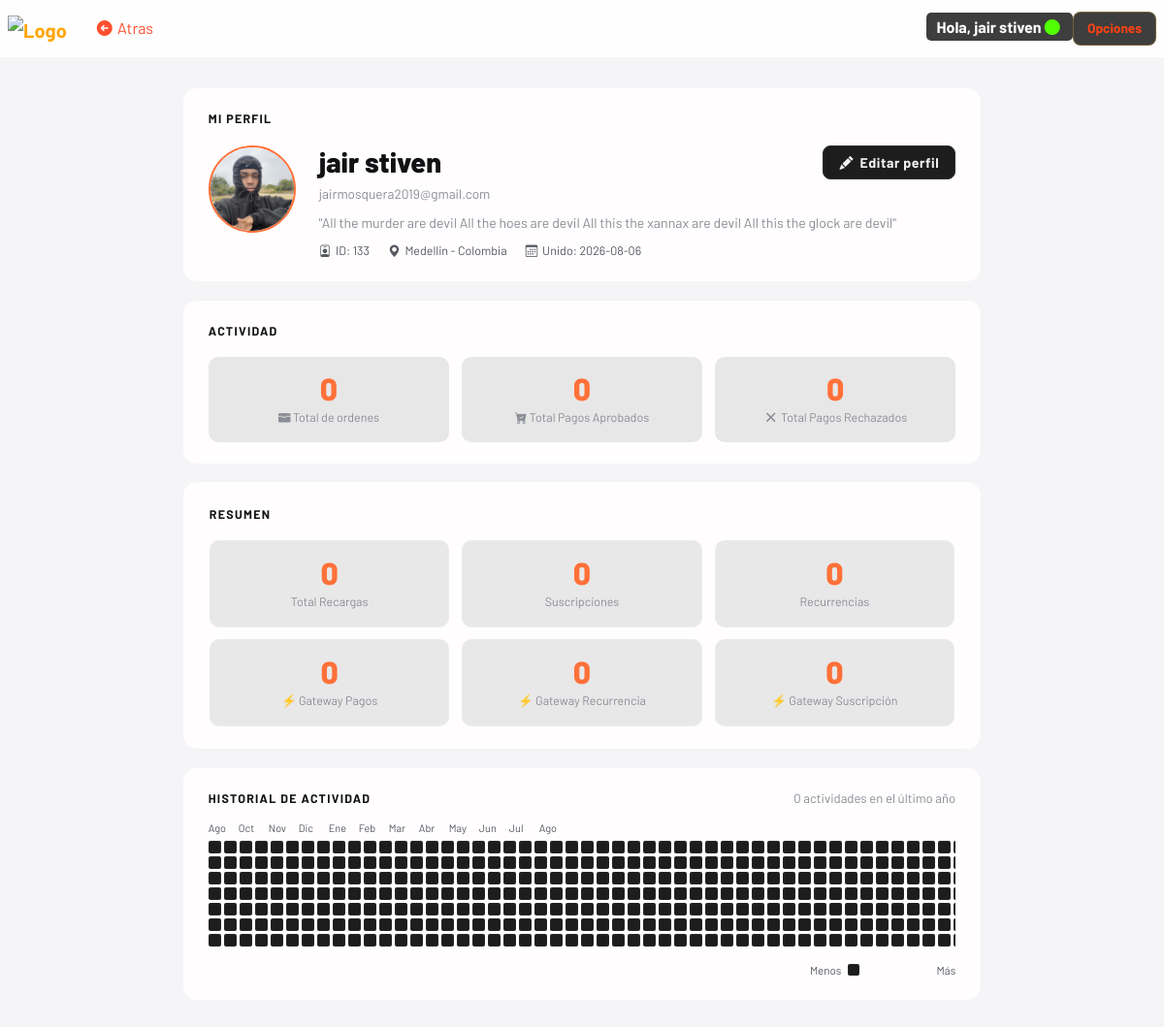
The page /views/profile/index.php (signed in) on the database its author committed.
### tables this page shows
CREATE TABLE `users` (
  `id` int(11) NOT NULL,
  `nombre` varchar(120) NOT NULL,
  `correo` varchar(255) NOT NULL,
  `usuario` varchar(100) NOT NULL,
  `contraseña` varchar(255) NOT NULL,
  `profile_image` varchar(255) DEFAULT NULL,
  `bio` text DEFAULT NULL,
  `location` varchar(100) DEFAULT NULL,
  `created_at` timestamp NOT NULL DEFAULT current_timestamp()
);

### views/profile/index.php (the view, shortened to what this page needs)
    <?php
require_once '../../php/conexion_be.php';
$user_id = intval($_SESSION['user_id'] ?? 0);
$row     = mysqli_fetch_assoc(mysqli_query($conexion, "SELECT * FROM users WHERE id = '$user_id'"));
$correo   = mysqli_real_escape_string($conexion, $row['correo']);
$total_ordenes        = mysqli_fetch_assoc(mysqli_query($conexion, "SELECT COUNT(*) as total FROM ordenes WHERE correo = '$correo'"))['total'];
$total_aprobadas_ord   = mysqli_fetch_assoc(mysqli_query($conexion, "SELECT COUNT(*) as total FROM ordenes WHERE correo = '$correo' AND estado = 'aprobada'"))['total'];
$total_rechazadas_ord  = mysqli_fetch_assoc(mysqli_query($conexion, "SELECT COUNT(*) as total FROM ordenes WHERE correo = '$correo' AND estado = 'rechazada'"))['total'];
$total_subs           = mysqli_fetch_assoc(mysqli_query($conexion, "SELECT COUNT(*) as total FROM suscripciones WHERE usuario_id = '$correo'"))['total'];
$total_aprobadas_subs  = mysqli_fetch_assoc(mysqli_query($conexion, "SELECT COUNT(*) as total FROM suscripciones WHERE usuario_id = '$correo' AND estado = 'aprobada'"))['total'];
$total_rechazadas_subs = mysqli_fetch_assoc(mysqli_query($conexion, "SELECT COUNT(*) as total FROM suscripciones WHERE usuario_id = '$correo' AND estado = 'rechazada'"))['total'];
$total_recurrencias      = mysqli_fetch_assoc(mysqli_query($conexion, "SELECT COUNT(*) as total FROM recurrencias WHERE usuario_id = '$correo'"))['total'];
$total_aprobadas_rec     = mysqli_fetch_assoc(mysqli_query($conexion, "SELECT COUNT(*) as total FROM recurrencias WHERE usuario_id = '$correo' AND estado = 'aprobada'"))['total'];
$total_rechazadas_rec    = mysqli_fetch_assoc(mysqli_query($conexion, "SELECT COUNT(*) as total FROM recurrencias WHERE usuario_id = '$correo' AND estado = 'rechazada'"))['total'];
$total_ordenes_pago       = $total_ordenes + $total_subs + $total_recurrencias;
$total_aprobadas          = $total_aprobadas_ord + $total_aprobadas_subs + $total_aprobadas_rec;
$total_ordenes_rechazadas = $total_rechazadas_ord + $total_rechazadas_subs + $total_rechazadas_rec;
$total_gw_ordenes   = mysqli_fetch_assoc(mysqli_query($conexion, "SELECT COUNT(*) as total FROM gateway_ordenes WHERE correo = '$correo'"))['total'] ?? 0;
$total_gw_subs      = mysqli_fetch_assoc(mysqli_query($conexion, "SELECT COUNT(*) as total FROM gateway_recurrencias WHERE correo = '$correo'"))['total'] ?? 0;
$total_gw_suscription = mysqli_fetch_assoc(mysqli_query($conexion, "SELECT COUNT(*) as total FROM gateway_suscription WHERE correo = '$correo'"))['total'] ?? 0;
?>
<!DOCTYPE html>
<html lang="es">
<head>
    <link href="https://cdn.jsdelivr.net/npm/bootstrap@5.3.2/dist/css/bootstrap.min.css" rel="stylesheet">
    <link href="https://cdn.jsdelivr.net/npm/bootstrap-icons/font/bootstrap-icons.css" rel="stylesheet">
    <link href="https://googleapis.com" rel="stylesheet">
    <link rel="stylesheet" href="https://cdnjs.cloudflare.com/ajax/libs/font-awesome/7.0.1/css/all.min.css">
</head>
<body>
    <nav class="navbar navbar-dark navbar-expand-lg px-2">
        <a class="navbar-brand fw-bold" href="../../home.php" style="color: orange;">
            <img src="../assets/icons/icono.png" alt="Logo" style="width: 30px;">
        </a>
        <a href="../../home.php" class="btn" style="color: #ff4f2f;"><i class="fa-solid fa-circle-arrow-left"></i> Atras</a>
        <div class="ms-auto">
            <span style="background-color: hsla(120,2%,10%,0.84); padding: 5px 10px; border-radius: 5px; font-weight: bold; color: #fff;">
                <?= isset($_SESSION['usuario']) ? "Hola, " . htmlspecialchars($_SESSION['usuario']) : "Invitado" ?>
                <i class="bi bi-circle-fill" style="color: #51ff00;"></i>
            </span>
            <div class="dropdown">
                <button class="dropbtn">Opciones</button>
            </div>
        </div>
    </nav>
    <div class="profile-layout">
        <div class="pcard">
            <div class="pcard-title">Mi Perfil</div>
            <div class="profile-header">
                <?php if (!empty($row['profile_image']) && file_exists('../../uploads/' . $row['profile_image'])): ?>
                    <img src="../../uploads/<?= htmlspecialchars($row['profile_image']) ?>" class="avatar-img" alt="Foto">
                <?php else: ?>
                    <div class="avatar-initials"><?= strtoupper(substr($row['usuario'], 0, 1)) ?></div>
                <?php endif; ?>
                <div class="profile-info">
                    <div class="profile-top-row">
                        <div class="profile-name"><?= htmlspecialchars($row['usuario']) ?></div>
                        <a href="edit_profile.php" class="btn-edit">
                            <i class="bi bi-pencil-fill"></i> Editar perfil
                        </a>
                    </div>
                    <div class="profile-correo"><?= htmlspecialchars($row['correo']) ?></div>
                    <?php if (!empty($row['bio'])): ?>
                    <div class="profile-bio">"<?= htmlspecialchars($row['bio']) ?>"</div>
                    <?php endif; ?>
                    <div class="profile-meta">
                        <span class="meta-item"><i class="bi bi-person-badge"></i> ID: <?= htmlspecialchars($row['id']) ?></span>
                        <?php if (!empty($row['location'])): ?>
                        <span class="meta-item"><i class="bi bi-geo-alt-fill"></i> <?= htmlspecialchars($row['location']) ?></span>
                        <?php endif; ?>
                        <span class="meta-item"><i class="bi bi-calendar3"></i> Unido: <?= htmlspecialchars(substr($row['created_at'] ?? 'N/A', 0, 10)) ?></span>
                    </div>
                </div>
            </div>
        </div>
        <div class="pcard">
            <div class="pcard-title">Actividad</div>
            <div class="activity-grid">
                <div class="activity-box">
                    <div class="activity-num"><?= $total_ordenes_pago ?></div>
                    <div class="activity-label"><i class="bi bi-wallet-fill "></i> Total de ordenes</div>
                </div>
                <div class="activity-box">
                    <div class="activity-num"><?= $total_aprobadas ?></div>
                    <div class="activity-label"><i class="bi bi-cart-check-fill"></i> Total Pagos Aprobados</div>
                </div>
                <div class="activity-box">
                    <div class="activity-num"><?= $total_ordenes_rechazadas?></div>
                    <div class="activity-label"><i class="fa-solid fa-xmark "></i> Total Pagos Rechazados</div>
                </div>
            </div>
        </div>
        <div class="resumencard">
            <div class="pcard-title">Resumen</div>
            <div class="summary-grid">
                <div class="summary-box">
                    <div class="summary-num"><?= $total_ordenes ?></div>
                    <div class="summary-label">Total Recargas</div>
                </div>
                <div class="summary-box">
                    <div class="summary-num"><?= $total_subs ?></div>
                    <div class="summary-label">Suscripciones</div>
                </div>
                <div class="summary-box">
                    <div class="summary-num"><?= $total_recurrencias ?></div>
                    <div class="summary-label">Recurrencias</div>
                </div>
                <div class="summary-box">
                    <div class="summary-num"><?= $total_gw_ordenes ?></div>
                    <div class="summary-label">⚡ Gateway Pagos</div>
                </div>
                <div class="summary-box">
                    <div class="summary-num"><?= $total_gw_subs ?></div>
                    <div class="summary-label">⚡ Gateway Recurrencia</div>
                </div>
                <div class="summary-box">
                    <div class="summary-num"><?= $total_gw_suscription ?></div>
                    <div class="summary-label">⚡ Gateway Suscripción</div>
                </div>
            </div>
        </div>
        <div class="pcard">
            <div class="calendar-header">
                <div class="pcard-title" style="margin-bottom:0;">Historial de actividad</div>
                <div class="calendar-total" id="calTotal"></div>
            </div>
            <div class="calendar-scroll">
                <div class="cal-months" id="calMonths"></div>
                <div class="calendar-grid" id="calGrid"></div>
            </div>
            <div class="cal-legend">
                <span>Menos</span>
                <div class="cal-legend-cell" style="background:var(--bg-card); border:1px solid rgba(255,255,255,0.04);"></div>
                <div class="cal-legend-cell level-1"></div>
                <div class="cal-legend-cell level-2"></div>
                <div class="cal-legend-cell level-3"></div>
                <div class="cal-legend-cell level-4"></div>
                <span>Más</span>
            </div>
        </div>
    </div>
</body>
</html>

### rows shown on the page
users: profile_image (picture), usuario "jair stiven", correo "jairmosquera2019@gmail.com", bio "All the murder are devil All the hoes are devil All this the xannax are devil All this the glock are devil", id "133", location "Medellin - Colombia", created_at "2026-08-06"

### other values the page prints
$_SESSION['usuario'] "jair stiven"
$total_ordenes_pago "0"
$total_aprobadas "0"
$total_ordenes_rechazadas "0"
$total_ordenes "0"
$total_subs "0"
$total_recurrencias "0"
$total_gw_ordenes "0"
$total_gw_subs "0"
$total_gw_suscription "0"
